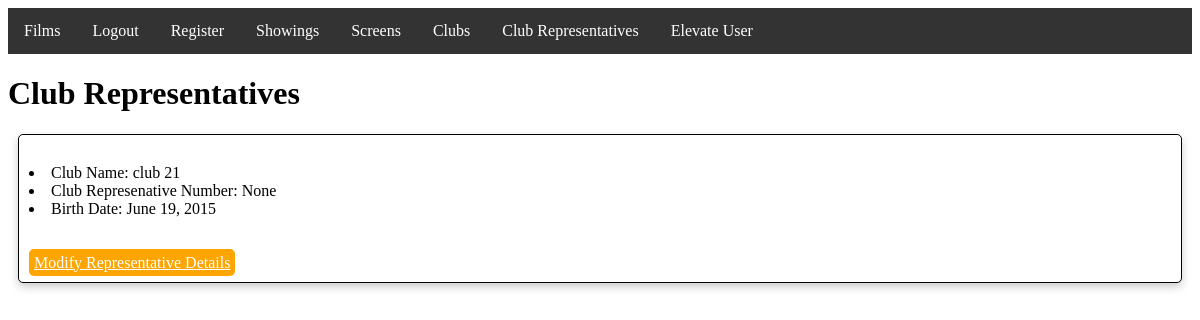
Before: /club_representatives/ (signed in) with the older database file.
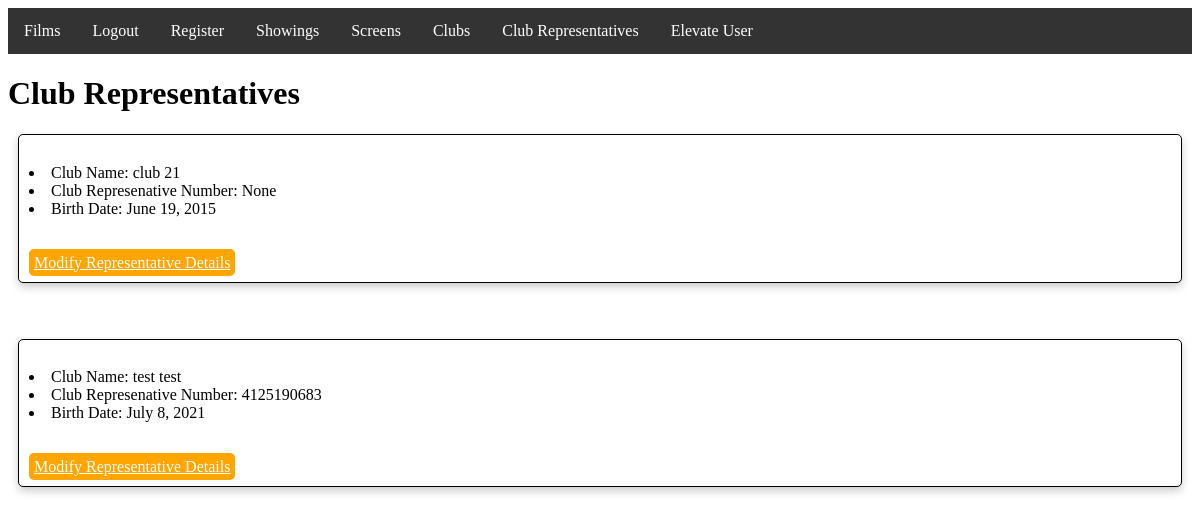
After: the same page with the newer database file.
### UWEFlix/models.py (models this page shows, shortened)
class ClubRepresentative(models.Model):
    club = models.OneToOneField(Club, on_delete=models.CASCADE, related_name='clubRep')
    birth_date = models.DateField()
    club_representative_number = models.IntegerField(unique=True, null=True)
    user = models.OneToOneField(User, on_delete=models.CASCADE, null=True)

class Club(models.Model):
    address = models.ForeignKey(Address, on_delete=models.CASCADE, null=True)
    contact_details = models.ForeignKey(ContactDetails, on_delete=models.CASCADE, null=True)
    club_name = models.CharField(max_length=255)

### UWEFlix/views.py (the view)
# urls.py: path('club_representatives/', views.show_clubs_reps, name='club_representatives'),
def show_clubs_reps(request):
    queryset = ClubRepresentative.objects.all()
    return render(request, 'UWEFlix/club_representatives.html', {
        'club_reps': list(queryset)
    })

### UWEFlix/templates/UWEFlix/club_representatives.html (shortened to what this page needs)
{% extends 'UWEFlix/navbar.html' %}
{% block content %}
<html>
  <head>
    <link rel="stylesheet" href="/static/films.css">
  </head>
  <body>
    <h1>Club Representatives</h1>
      {% for club_rep in club_reps %}
        <div class="film-box">
          <div>
            <li>Club Name: {{ club_rep.club.club_name }}</li>
            <li>Club Represenative Number: {{ club_rep.club_representative_number }}</li>
            <li>Birth Date: {{ club_rep.birth_date }}</li>
            <br><br>
            <a href="{% url 'update_club_representative' club_rep.id %}" class="btn btn-secondary modify-film-btn">Modify Representative Details</a>
          </div>
        </div>
          <br><br>
      {% endfor %}
  </body>
</html>
{% endblock %}

Changed rows visible on the page:
added ClubRepresentative: club.club_name "test test", club_representative_number "4125190683", birth_date "July 8, 2021"
